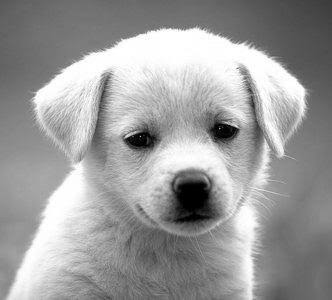
%> input picture Input/newdog.jpeg, 332 x 300 px
$ octave DWT_reference.m   (GNU Octave 9; MATLAB toolbox functions it lacks are replaced by stand-ins)
%> lines starting %> are read from the running program, lines starting %| are printed output that depends on the picture
clc;
clear;
close all;

% ============================================================
% LOAD IMAGE
% ============================================================

[file, path] = uigetfile( ...
    {'*.jpg;*.jpeg;*.png;*.bmp', 'Image Files'}, ...
    'Select Input Image');
%> the answer given: ../Input/newdog.jpeg

if isequal(file, 0)
    error('No image selected.');
end

img = imread(fullfile(path, file));
%> img is the input picture: size 300x332x3 uint8; min 0, max 255, mean 155.7

% Convert RGB image to grayscale if necessary
if ndims(img) == 3
    img = rgb2gray(img);
%> img: size 300x332 uint8
end

% Do NOT resize the image
img = uint8(img);

% ============================================================
% IMAGE INFORMATION
% ============================================================

IMAGE_ROWS = size(img, 1);
%> IMAGE_ROWS = 300
IMAGE_COLS = size(img, 2);
%> IMAGE_COLS = 332

if mod(IMAGE_ROWS, 2) ~= 0 || mod(IMAGE_COLS, 2) ~= 0
    error('Image dimensions must be even.');
end

HALF_ROWS = IMAGE_ROWS / 2;
%> HALF_ROWS = 150
HALF_COLS = IMAGE_COLS / 2;
%> HALF_COLS = 166

fprintf('\n');
fprintf('============================================\n');
fprintf('IMAGE INFORMATION\n');
fprintf('============================================\n');
fprintf('Image size: %d x %d\n', IMAGE_ROWS, IMAGE_COLS);
%| Image size: 300 x 332
fprintf('Data type: %s\n', class(img));
%| Data type: uint8
fprintf('Minimum pixel value: %d\n', min(img(:)));
%| Minimum pixel value: 0
fprintf('Maximum pixel value: %d\n', max(img(:)));
%| Maximum pixel value: 255
fprintf('Total pixels: %d\n', numel(img));
%| Total pixels: 99600

% ============================================================
% GENERATE HEX FILE
%
% Verilog uses row-major storage:
% image_mem[row*IMAGE_COLS + col]
%
% MATLAB internally uses column-major storage.
% Transpose before linearizing.
% ============================================================

fid = fopen('input_image.hex', 'w');

if fid == -1
    error('Could not create input_image.hex');
end

img_row_major = img.';

for i = 1:numel(img_row_major)
    fprintf(fid, '%02X\n', img_row_major(i));
end

fclose(fid);

fprintf('\n');
fprintf('HEX file generated successfully.\n');
fprintf('File name: input_image.hex\n');
fprintf('Total pixels written: %d\n', numel(img));
%| Total pixels written: 99600

% ============================================================
% VERIFY HEX FILE
% ============================================================

fid = fopen('input_image.hex', 'r');

if fid == -1
    error('Could not open input_image.hex for verification.');
end

hex_data = textscan(fid, '%s');
fclose(fid);

hex_data = hex_data{1};
hex_decimal = uint8(hex2dec(hex_data));

fprintf('\n');
fprintf('Number of HEX values read: %d\n', length(hex_decimal));

original_row_major = img_row_major(:);

if isequal(hex_decimal, original_row_major)
    fprintf('\n');
    fprintf('HEX verification: PASSED\n');
    fprintf('Original MATLAB image and HEX data are identical.\n');
else
    error('HEX verification FAILED.');
end

% ============================================================
% FIRST 10 INPUT PIXELS
% ============================================================

fprintf('\n');
fprintf('============================================\n');
fprintf('FIRST 10 INPUT PIXELS\n');
fprintf('============================================\n');

disp(double(original_row_major(1:min(10,end))).');
%|    87   88   88   88   89   89   89   89   91   91

% ============================================================
% INITIALIZE HORIZONTAL DWT MATRICES
%
% Input:
% IMAGE_ROWS x IMAGE_COLS
%
% Output:
% H = IMAGE_ROWS x HALF_COLS
% L = IMAGE_ROWS x HALF_COLS
% ============================================================

H = zeros(IMAGE_ROWS, HALF_COLS);
L = zeros(IMAGE_ROWS, HALF_COLS);

% ============================================================
% HORIZONTAL 5/3 DWT
%
% HPF:
% H[n] = -x[2n-1] + 2*x[2n] - x[2n+1]
%
% LPF:
% L[n] = -x[2n-1] + 2*x[2n]
%        + 6*x[2n+1] + 2*x[2n+2] - x[2n+3]
%
% IMPORTANT PROJECT BOUNDARY CONVENTIONS:
%
% HPF left boundary:
% x[-1] = x[1]
%
% LPF left boundary:
% x[-1] = x[2]
%
% LPF right boundary:
% x[N]   = x[N-3]
% x[N+1] = x[N-4]
%
% For example, for a 15-sample signal:
% x[15] = x[12]
% and the next required extension would be x[16] = x[11].
%
% MATLAB indices are one greater than these mathematical indices.
% ============================================================

for row = 1:IMAGE_ROWS

    for n = 0:HALF_COLS-1

        % ====================================================
        % HIGH-PASS
        % ====================================================

        % x[2n-1]
        if n == 0
            % Project convention: x[-1] = x[1]
            xm1 = double(img(row, 2));
        else
            xm1 = double(img(row, 2*n));
        end

        % x[2n]
        x0 = double(img(row, 2*n + 1));

        % x[2n+1]
        if (2*n + 2) >= IMAGE_COLS
            % Right HPF boundary:
            % x[N] = x[N-2]
            xp1 = double(img(row, IMAGE_COLS-1));
        else
            xp1 = double(img(row, 2*n + 2));
        end

        H(row, n+1) = ...
            -xm1 ...
            + 2*x0 ...
            - xp1;

        % ====================================================
        % LOW-PASS
        % ====================================================

        % x[2n-1]
        if n == 0
            % IMPORTANT:
            % Project convention is x[-1] = x[2]
            % MATLAB index for x[2] is 3.
            xm2 = double(img(row, 3));
        else
            xm2 = double(img(row, 2*n));
        end

        % x[2n]
        xm1_low = double(img(row, 2*n + 1));

        % x[2n+1]
        x0_low = double(img(row, 2*n + 2));

        % x[2n+2]
        if (2*n + 3) >= IMAGE_COLS
            % Right LPF boundary:
            % x[N] = x[N-3]
            % MATLAB index for x[N-3] is IMAGE_COLS-2.
            xp1_low = double(img(row, IMAGE_COLS-2));
        else
            xp1_low = double(img(row, 2*n + 3));
        end

        % x[2n+3]
        if (2*n + 4) >= IMAGE_COLS
            % Right LPF boundary:
            % x[N+1] = x[N-4]
            % MATLAB index for x[N-4] is IMAGE_COLS-3.
            xp2_low = double(img(row, IMAGE_COLS-3));
        else
            xp2_low = double(img(row, 2*n + 4));
        end

        L(row, n+1) = ...
            -xm2 ...
            + 2*xm1_low ...
            + 6*x0_low ...
            + 2*xp1_low ...
            - xp2_low;

    end
end
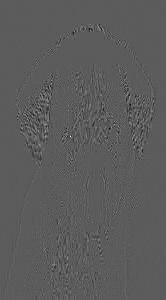
%> H: size 300x166 double; min -181, max 320, mean 0; drawn with min black and max white
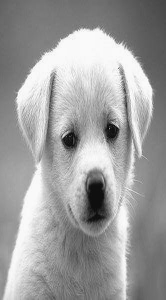
%> L: size 300x166 double; min -132, max 2083, mean 1245.5; drawn with min black and max white
%> after the loop, xm1 = 103; xm2 = 103; xp1 = 103; xp1_low = 103; xp2_low = 103

% ============================================================
% DISPLAY HORIZONTAL RESULTS
% ============================================================

fprintf('\n');
fprintf('============================================\n');
fprintf('HORIZONTAL 5/3 DWT\n');
fprintf('============================================\n');

fprintf('\n');
fprintf('H size = %d x %d\n', size(H,1), size(H,2));
%| H size = 300 x 166
fprintf('L size = %d x %d\n', size(L,1), size(L,2));
%| L size = 300 x 166

fprintf('\n');
fprintf('FIRST 10 HIGH-PASS SCALED VALUES\n');
disp(H(1,1:min(10,HALF_COLS)));
%|   -2   0   1   0   2  -1   0   1   2   1

fprintf('\n');
fprintf('FIRST 10 LOW-PASS SCALED VALUES\n');
disp(L(1,1:min(10,HALF_COLS)));
%|    702   705   713   714   729   735   737   747   763   770

% ============================================================
% INITIALIZE FINAL 2-D DWT MATRICES
%
% HH, HL, LH, LL:
% HALF_ROWS x HALF_COLS
% ============================================================

HH = zeros(HALF_ROWS, HALF_COLS);
HL = zeros(HALF_ROWS, HALF_COLS);
LH = zeros(HALF_ROWS, HALF_COLS);
LL = zeros(HALF_ROWS, HALF_COLS);

% ============================================================
% VERTICAL 5/3 DWT
%
% H -> HH + HL
% L -> LH + LL
%
% The same 0-based DWT indexing and boundary conventions
% used horizontally are applied vertically.
% ============================================================

for col = 1:HALF_COLS

    for n = 0:HALF_ROWS-1

        % ====================================================
        % H -> HH
        % VERTICAL HIGH-PASS
        % ====================================================

        % H[2n-1]
        if n == 0
            % HPF convention: H[-1] = H[1]
            a = H(2, col);
        else
            a = H(2*n, col);
        end

        % H[2n]
        b = H(2*n + 1, col);

        % H[2n+1]
        if (2*n + 2) >= IMAGE_ROWS
            % Right HPF boundary: H[N] = H[N-2]
            c = H(IMAGE_ROWS-1, col);
        else
            c = H(2*n + 2, col);
        end

        HH(n+1, col) = ...
            -a ...
            + 2*b ...
            - c;

        % ====================================================
        % H -> HL
        % VERTICAL LOW-PASS
        % ====================================================

        % H[2n-1]
        if n == 0
            % IMPORTANT:
            % LPF convention: H[-1] = H[2]
            % MATLAB row index for H[2] is 3.
            a = H(3, col);
        else
            a = H(2*n, col);
        end

        % H[2n]
        b = H(2*n + 1, col);

        % H[2n+1]
        c = H(2*n + 2, col);

        % H[2n+2]
        if (2*n + 3) >= IMAGE_ROWS
            % Right LPF boundary: H[N] = H[N-3]
            % MATLAB row index for H[N-3] is IMAGE_ROWS-2.
            d = H(IMAGE_ROWS-2, col);
        else
            d = H(2*n + 3, col);
        end

        % H[2n+3]
        if (2*n + 4) >= IMAGE_ROWS
            % Right LPF boundary: H[N+1] = H[N-4]
            % MATLAB row index for H[N-4] is IMAGE_ROWS-3.
            e = H(IMAGE_ROWS-3, col);
        else
            e = H(2*n + 4, col);
        end

        HL(n+1, col) = ...
            -a ...
            + 2*b ...
            + 6*c ...
            + 2*d ...
            - e;

        % ====================================================
        % L -> LH
        % VERTICAL HIGH-PASS
        % ====================================================

        % L[2n-1]
        if n == 0
            % HPF convention: L[-1] = L[1]
            a = L(2, col);
        else
            a = L(2*n, col);
        end

        % L[2n]
        b = L(2*n + 1, col);

        % L[2n+1]
        if (2*n + 2) >= IMAGE_ROWS
            % Right HPF boundary: L[N] = L[N-2]
            c = L(IMAGE_ROWS-1, col);
        else
            c = L(2*n + 2, col);
        end

        LH(n+1, col) = ...
            -a ...
            + 2*b ...
            - c;

        % ====================================================
        % L -> LL
        % VERTICAL LOW-PASS
        % ====================================================

        % L[2n-1]
        if n == 0
            % IMPORTANT:
            % LPF convention: L[-1] = L[2]
            % MATLAB row index for L[2] is 3.
            a = L(3, col);
        else
            a = L(2*n, col);
        end

        % L[2n]
        b = L(2*n + 1, col);

        % L[2n+1]
        c = L(2*n + 2, col);

        % L[2n+2]
        if (2*n + 3) >= IMAGE_ROWS
            % Right LPF boundary: L[N] = L[N-3]
            % MATLAB row index for L[N-3] is IMAGE_ROWS-2.
            d = L(IMAGE_ROWS-2, col);
        else
            d = L(2*n + 3, col);
        end

        % L[2n+3]
        if (2*n + 4) >= IMAGE_ROWS
            % Right LPF boundary: L[N+1] = L[N-4]
            % MATLAB row index for L[N-4] is IMAGE_ROWS-3.
            e = L(IMAGE_ROWS-3, col);
        else
            e = L(2*n + 4, col);
        end

        LL(n+1, col) = ...
            -a ...
            + 2*b ...
            + 6*c ...
            + 2*d ...
            - e;

    end
end
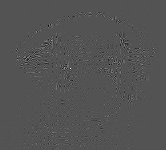
%> HH: size 150x166 double; min -266, max 546, mean 0.2; drawn with min black and max white
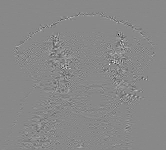
%> LH: size 150x166 double; min -2079, max 1802, mean -0.3; drawn with min black and max white
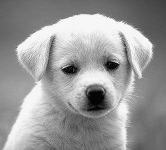
%> LL: size 150x166 double; min -388, max 16807, mean 9967.3; drawn with min black and max white
%> after the loop, a = 818; d = 818; e = 818

% ============================================================
% 2-D DWT RESULTS
% ============================================================

fprintf('\n');
fprintf('============================================\n');
fprintf('2-D 5/3 DWT RESULTS\n');
fprintf('============================================\n');

fprintf('\n');
fprintf('HH size = %d x %d\n', size(HH,1), size(HH,2));
%| HH size = 150 x 166
fprintf('HL size = %d x %d\n', size(HL,1), size(HL,2));
%| HL size = 150 x 166
fprintf('LH size = %d x %d\n', size(LH,1), size(LH,2));
%| LH size = 150 x 166
fprintf('LL size = %d x %d\n', size(LL,1), size(LL,2));
%| LL size = 150 x 166

% ============================================================
% CONVERT OUTPUTS TO ROW-MAJOR LINEAR ORDER
%
% MATLAB is column-major.
% Verilog is row-major.
%
% Transpose before linear indexing.
% ============================================================

HH_row_major = HH.';
HL_row_major = HL.';
LH_row_major = LH.';
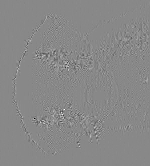
%> LH_row_major: size 166x150 double; min -2079, max 1802, mean -0.3; mean of the top-left, top-right, bottom-left and bottom-right quarters -0.1, -1.7, 0.4, 0; drawn with min black and max white
LL_row_major = LL.';
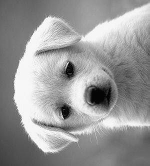
%> LL_row_major: size 166x150 double; min -388, max 16807, mean 9967.3; mean of the top-left, top-right, bottom-left and bottom-right quarters 10125.7, 10867.7, 9956.1, 8919.6; drawn with min black and max white

% ============================================================
% DISPLAY FIRST 10 VALUES IN ROW-MAJOR ORDER
%
% These correspond directly to:
% Verilog HH[0] to HH[9]
% Verilog HL[0] to HL[9]
% Verilog LH[0] to LH[9]
% Verilog LL[0] to LL[9]
% ============================================================

fprintf('\n');
fprintf('============================================\n');
fprintf('FIRST 10 HH VALUES - ROW MAJOR\n');
fprintf('============================================\n');
disp(HH_row_major(1:min(10,end)).');
%|   -4
%|    2
%|    2
%|   -2
%|    2
%|   -4
%|    2
%|    2
%|   -2
%|    2

fprintf('\n');
fprintf('============================================\n');
fprintf('FIRST 10 HL VALUES - ROW MAJOR\n');
fprintf('============================================\n');
disp(HL_row_major(1:min(10,end)).');
%|    -4
%|    -6
%|     2
%|     5
%|     9
%|     4
%|    -6
%|     2
%|    22
%|     2

fprintf('\n');
fprintf('============================================\n');
fprintf('FIRST 10 LH VALUES - ROW MAJOR\n');
fprintf('============================================\n');
disp(LH_row_major(1:min(10,end)).');
%|    -2
%|   -12
%|     0
%|   -16
%|    -2
%|    -2
%|   -12
%|     0
%|   -16
%|     2

fprintf('\n');
fprintf('============================================\n');
fprintf('FIRST 10 LL VALUES - ROW MAJOR\n');
fprintf('============================================\n');
disp(LL_row_major(1:min(10,end)).');
%|    5614
%|    5668
%|    5695
%|    5758
%|    5829
%|    5878
%|    5924
%|    5968
%|    6144
%|    6148

% ============================================================
% COMPLETE
% ============================================================

fprintf('\n');
fprintf('============================================\n');
fprintf('COMPLETE 2-D DWT\n');
fprintf('============================================\n');

fprintf('Input image : %d x %d\n', IMAGE_ROWS, IMAGE_COLS);
%| Input image : 300 x 332
fprintf('H           : %d x %d\n', IMAGE_ROWS, HALF_COLS);
%| H           : 300 x 166
fprintf('L           : %d x %d\n', IMAGE_ROWS, HALF_COLS);
%| L           : 300 x 166
fprintf('HH          : %d x %d\n', HALF_ROWS, HALF_COLS);
%| HH          : 150 x 166
fprintf('HL          : %d x %d\n', HALF_ROWS, HALF_COLS);
%| HL          : 150 x 166
fprintf('LH          : %d x %d\n', HALF_ROWS, HALF_COLS);
%| LH          : 150 x 166
fprintf('LL          : %d x %d\n', HALF_ROWS, HALF_COLS);
%| LL          : 150 x 166

fprintf('\n');
fprintf('DWT PROCESS COMPLETE.\n');
save('DWT_reference.mat', 'HH', 'HL', 'LH', 'LL');
